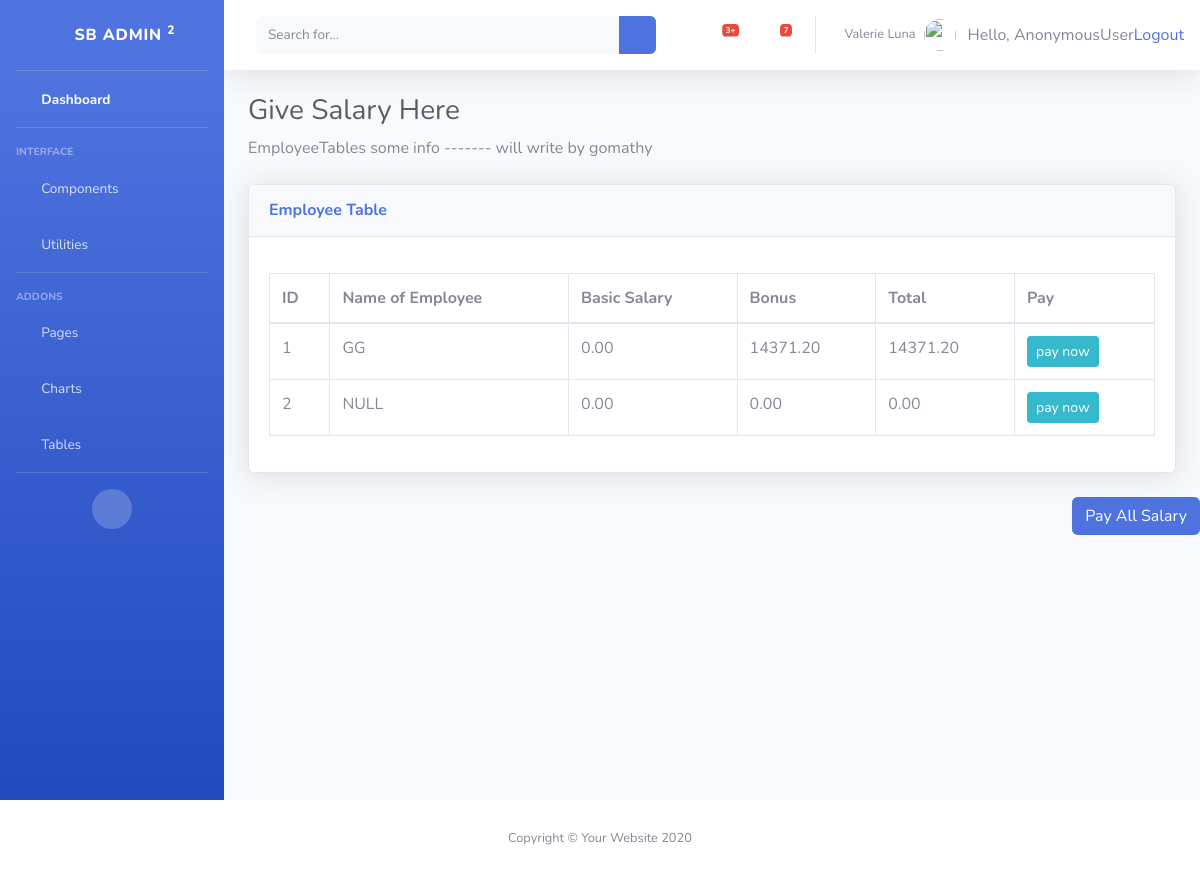
The page /salary_cal/ on the database as committed earlier.
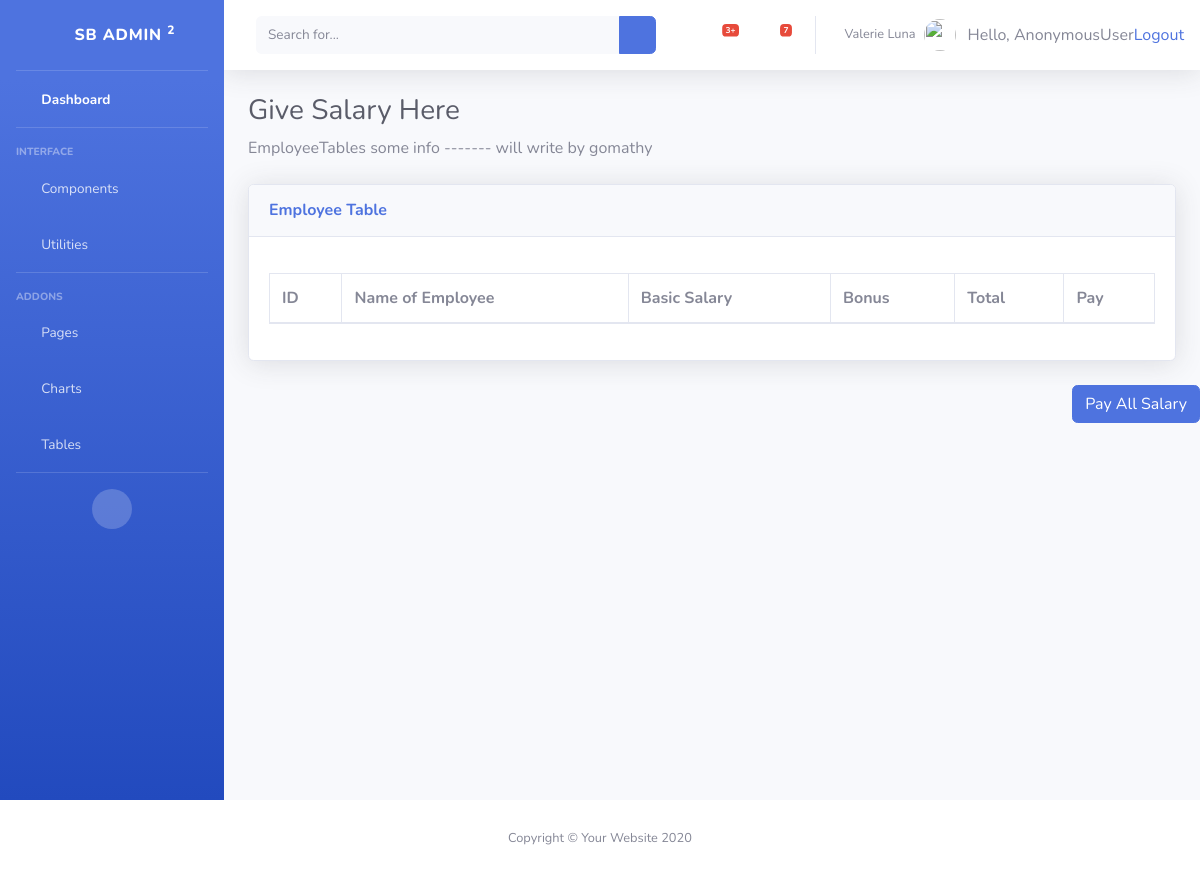
The same page on the database as committed later.
### inventory/models.py (models this page shows, shortened)
class Employee(models.Model):
	name 		= models.CharField("Employee Name", max_length=30, default='NULL', blank=True)
	basicSalary = models.DecimalField(max_digits=10, decimal_places=2, default=0)
	bonus 		= models.DecimalField(max_digits=10, decimal_places=2, default=0)
	total 		= models.DecimalField(max_digits=10, decimal_places=2, default=0) # basic + bonus
	isPaid 		= models.BooleanField(default=False)
	lastSalary 	= models.DateTimeField('last salary updated date', default=now, blank=True)
	DESIGNATION_CEO= 'Manager'
	DESIGNATION_WORKER= 'Worker'
	DESIGNATION_SUPERVISER= 'Superviser'
	DESIGNATION_MARKETING= 'MarketingHead'
	DESIGNATION_OTHERS= 'Others'
	DESIGNATION_CHOICES= [(DESIGNATION_WORKER, 'Worker'),(DESIGNATION_CEO,'Manager'),(DESIGNATION_SUPERVISER,'Superviser'),(DESIGNATION_MARKETING,'MarketingHead'),(DESIGNATION_WORKER,'others') ]
	designation = models.CharField(choices=DESIGNATION_CHOICES, max_length=200, default='Others')
	address = models.CharField(max_length=70, default='Not Found', blank=True)
	phone = models.CharField("Phone Number", max_length=11, default='0000000', blank=True)
	dob = models.DateTimeField('date of birth', default=now, blank=True)
	doj = models.DateTimeField('date of Joined', default=now, blank=True)
	GENDER_MALE 	= 0
	GENDER_FEMALE 	= 1
	GENDER_OTHERS 	= 2
	GENDER_CHOICES 	= [(GENDER_MALE, 'Male'), (GENDER_FEMALE, 'Female'), (GENDER_FEMALE, 'Others') ]
	gender 			= models.IntegerField(choices=GENDER_CHOICES, default=2)

### inventory/views.py (the view)
# urls.py: path('salary_cal/',views.salary_cal,name='salary_cal'),
def salary_cal(request):
	get_total()
	emp = Employee.objects.all()
	for e in emp :
		if ( now() - e.lastSalary > timedelta(days=7) ) :
			e.isPaid = False
			e.save()
	return render(request, 'inventory/salary_cal.html', {'emp' : emp })

### inventory/views.py (called while the page is built)
def get_total():
	emp = Employee.objects.all()
	for e in emp :
		e.total = e.bonus + e.basicSalary
		e.save()

### inventory/templates/inventory/salary_cal.html
{% extends 'inventory/base.html' %}
{% load static %}
{% block body %}
<h1 class="h3 mb-2 text-gray-800"> Give Salary Here </h1>
          <p class="mb-4">EmployeeTables some info ------- will write by gomathy  </p>
          <div class="card shadow mb-4">
            <div class="card-header py-3">
              <h6 class="m-0 font-weight-bold text-primary">Employee Table</h6>
            </div>
            <div class="card-body">
              <div class="table-responsive">
                <table class="table table-bordered" id="dataTable" width="100%" cellspacing="0">
                  <thead>
                    <tr>
                      <th>ID</th>
                      <th>Name of Employee</th>
                      <th>Basic Salary</th>
                      <th>Bonus</th>
                      <th>Total</th>
                      <th> Pay </th>
                    </tr>
                  </thead>
                  <tbody>
            <ul>
						{% for e in emp %}
            {% if e.isPaid == 0 %}
						<tr>
                <td>{{ e.id }} </td>
						    <td>{{ e.name }} </td>
						    <td>{{ e.basicSalary }} </td>
						    <td>{{ e.bonus }} </td>
						    <td>{{ e.total  }} </td>
                <td>
                    <a href="{% url 'inventory:pay_now' e.id %}" class="btn btn-info  btn-sm">  pay now </a>
                </td>
						</tr>
            {% endif %}
						{% endfor %}
						</ul>
                  </tbody>
                </table>
              </div>
            </div>
          </div>
        </div>
        <div class="button-group" align="right" >
              <a href="{% url 'inventory:pay_all' %}" class="btn btn-primary" role="button" >
              Pay All Salary </a>
        </div>
      </div>
</div>
{% endblock %}

Rows that differ between the two databases and show on the page:
no longer on this page (row edited): Employee: id "1", name "GG", basicSalary "0.00", bonus "14371.20", total "14371.20"
no longer on this page (row edited): Employee: id "2", name "NULL", basicSalary "0.00", bonus "0.00", total "0.00"
